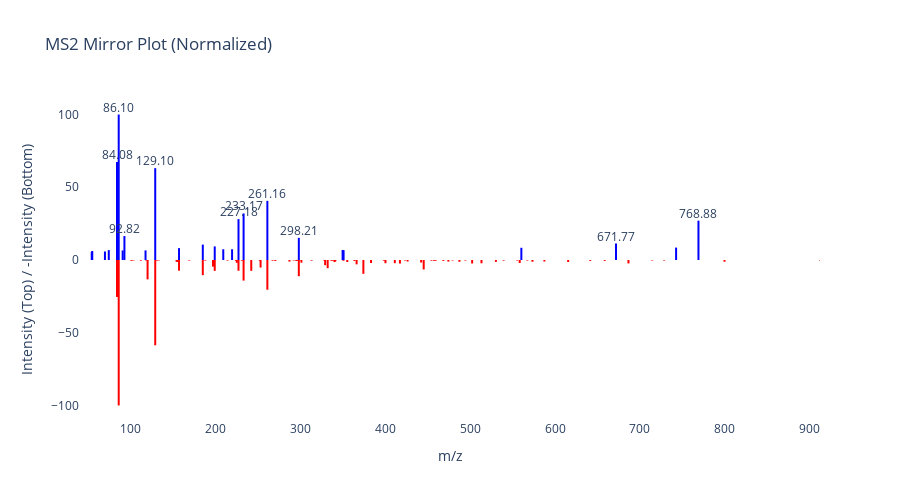

Here is the notebook cell this chart was saved with:
### Code cell
plot_ms2_spectrum(levels[0].centroidedPeaks, get_peaks_from_gnps("CCMSLIB00000579271"))

### Figure 1 — Plotly figure (JSON) as saved in the notebook; plotly's stock layout.template omitted (floating-point values rounded to 4 significant figures)
{"data": [{"hoverinfo": "text", "line": {"color": "blue", "width": 2}, "mode": "lines", "showlegend": false, "text": ["m/z: 54.3164<br>Intensity: 5.52", "m/z: 54.3164<br>Intensity: 5.52"], "type": "scatter", "x": [54.32, 54.32], "y": [0, 5.519]}, {"hoverinfo": "text", "line": {"color": "blue", "width": 2}, "mode": "lines", "showlegend": false, "text": ["m/z: 54.9388<br>Intensity: 6.21", "m/z: 54.9388<br>Intensity: 6.21"], "type": "scatter", "x": [54.94, 54.94], "y": [0, 6.21]}, {"hoverinfo": "text", "line": {"color": "blue", "width": 2}, "mode": "lines", "showlegend": false, "text": ["m/z: 69.8779<br>Intensity: 5.87", "m/z: 69.8779<br>Intensity: 5.87"], "type": "scatter", "x": [69.88, 69.88], "y": [0, 5.87]}, {"hoverinfo": "text", "line": {"color": "blue", "width": 2}, "mode": "lines", "showlegend": false, "text": ["m/z: 74.4166<br>Intensity: 6.80", "m/z: 74.4166<br>Intensity: 6.80"], "type": "scatter", "x": [74.42, 74.42], "y": [0, 6.8]}, {"hoverinfo": "text", "line": {"color": "blue", "width": 2}, "mode": "lines", "showlegend": false, "text": ["m/z: 84.0813<br>Intensity: 67.36", "m/z: 84.0813<br>Intensity: 67.36"], "type": "scatter", "x": [84.08, 84.08], "y": [0, 67.36]}, {"hoverinfo": "text", "line": {"color": "blue", "width": 2}, "mode": "lines", "showlegend": false, "text": ["m/z: 86.0969<br>Intensity: 100.00", "m/z: 86.0969<br>Intensity: 100.00"], "type": "scatter", "x": [86.1, 86.1], "y": [0, 100]}, {"hoverinfo": "text", "line": {"color": "blue", "width": 2}, "mode": "lines", "showlegend": false, "text": ["m/z: 90.7474<br>Intensity: 6.57", "m/z: 90.7474<br>Intensity: 6.57"], "type": "scatter", "x": [90.75, 90.75], "y": [0, 6.568]}, {"hoverinfo": "text", "line": {"color": "blue", "width": 2}, "mode": "lines", "showlegend": false, "text": ["m/z: 92.8212<br>Intensity: 16.48", "m/z: 92.8212<br>Intensity: 16.48"], "type": "scatter", "x": [92.82, 92.82], "y": [0, 16.48]}, {"hoverinfo": "text", "line": {"color": "blue", "width": 2}, "mode": "lines", "showlegend": false, "text": ["m/z: 117.6939<br>Intensity: 6.60", "m/z: 117.6939<br>Intensity: 6.60"], "type": "scatter", "x": [117.7, 117.7], "y": [0, 6.596]}, {"hoverinfo": "text", "line": {"color": "blue", "width": 2}, "mode": "lines", "showlegend": false, "text": ["m/z: 129.1023<br>Intensity: 63.13", "m/z: 129.1023<br>Intensity: 63.13"], "type": "scatter", "x": [129.1, 129.1], "y": [0, 63.13]}, {"hoverinfo": "text", "line": {"color": "blue", "width": 2}, "mode": "lines", "showlegend": false, "text": ["m/z: 157.1337<br>Intensity: 8.15", "m/z: 157.1337<br>Intensity: 8.15"], "type": "scatter", "x": [157.1, 157.1], "y": [0, 8.151]}, {"hoverinfo": "text", "line": {"color": "blue", "width": 2}, "mode": "lines", "showlegend": false, "text": ["m/z: 185.1288<br>Intensity: 10.59", "m/z: 185.1288<br>Intensity: 10.59"], "type": "scatter", "x": [185.1, 185.1], "y": [0, 10.59]}, {"hoverinfo": "text", "line": {"color": "blue", "width": 2}, "mode": "lines", "showlegend": false, "text": ["m/z: 199.1803<br>Intensity: 9.35", "m/z: 199.1803<br>Intensity: 9.35"], "type": "scatter", "x": [199.2, 199.2], "y": [0, 9.353]}, {"hoverinfo": "text", "line": {"color": "blue", "width": 2}, "mode": "lines", "showlegend": false, "text": ["m/z: 209.2352<br>Intensity: 7.39", "m/z: 209.2352<br>Intensity: 7.39"], "type": "scatter", "x": [209.2, 209.2], "y": [0, 7.388]}, {"hoverinfo": "text", "line": {"color": "blue", "width": 2}, "mode": "lines", "showlegend": false, "text": ["m/z: 219.6163<br>Intensity: 7.39", "m/z: 219.6163<br>Intensity: 7.39"], "type": "scatter", "x": [219.6, 219.6], "y": [0, 7.386]}, {"hoverinfo": "text", "line": {"color": "blue", "width": 2}, "mode": "lines", "showlegend": false, "text": ["m/z: 227.1754<br>Intensity: 28.13", "m/z: 227.1754<br>Intensity: 28.13"], "type": "scatter", "x": [227.2, 227.2], "y": [0, 28.13]}, {"hoverinfo": "text", "line": {"color": "blue", "width": 2}, "mode": "lines", "showlegend": false, "text": ["m/z: 233.1652<br>Intensity: 32.02", "m/z: 233.1652<br>Intensity: 32.02"], "type": "scatter", "x": [233.2, 233.2], "y": [0, 32.02]}, {"hoverinfo": "text", "line": {"color": "blue", "width": 2}, "mode": "lines", "showlegend": false, "text": ["m/z: 261.1598<br>Intensity: 40.67", "m/z: 261.1598<br>Intensity: 40.67"], "type": "scatter", "x": [261.2, 261.2], "y": [0, 40.67]}, {"hoverinfo": "text", "line": {"color": "blue", "width": 2}, "mode": "lines", "showlegend": false, "text": ["m/z: 298.2135<br>Intensity: 15.24", "m/z: 298.2135<br>Intensity: 15.24"], "type": "scatter", "x": [298.2, 298.2], "y": [0, 15.24]}, {"hoverinfo": "text", "line": {"color": "blue", "width": 2}, "mode": "lines", "showlegend": false, "text": ["m/z: 349.7798<br>Intensity: 6.90", "m/z: 349.7798<br>Intensity: 6.90"], "type": "scatter", "x": [349.8, 349.8], "y": [0, 6.896]}, {"hoverinfo": "text", "line": {"color": "blue", "width": 2}, "mode": "lines", "showlegend": false, "text": ["m/z: 350.9491<br>Intensity: 6.76", "m/z: 350.9491<br>Intensity: 6.76"], "type": "scatter", "x": [350.9, 350.9], "y": [0, 6.764]}, {"hoverinfo": "text", "line": {"color": "blue", "width": 2}, "mode": "lines", "showlegend": false, "text": ["m/z: 560.3007<br>Intensity: 8.41", "m/z: 560.3007<br>Intensity: 8.41"], "type": "scatter", "x": [560.3, 560.3], "y": [0, 8.405]}, {"hoverinfo": "text", "line": {"color": "blue", "width": 2}, "mode": "lines", "showlegend": false, "text": ["m/z: 671.7660<br>Intensity: 11.26", "m/z: 671.7660<br>Intensity: 11.26"], "type": "scatter", "x": [671.8, 671.8], "y": [0, 11.26]}, {"hoverinfo": "text", "line": {"color": "blue", "width": 2}, "mode": "lines", "showlegend": false, "text": ["m/z: 742.5530<br>Intensity: 8.53", "m/z: 742.5530<br>Intensity: 8.53"], "type": "scatter", "x": [742.6, 742.6], "y": [0, 8.533]}, {"hoverinfo": "text", "line": {"color": "blue", "width": 2}, "mode": "lines", "showlegend": false, "text": ["m/z: 768.8823<br>Intensity: 27.05", "m/z: 768.8823<br>Intensity: 27.05"], "type": "scatter", "x": [768.9, 768.9], "y": [0, 27.05]}, {"hoverinfo": "skip", "mode": "text", "showlegend": false, "text": ["86.10"], "textposition": "top center", "type": "scatter", "x": [86.1], "y": [100]}, {"hoverinfo": "skip", "mode": "text", "showlegend": false, "text": ["84.08"], "textposition": "top center", "type": "scatter", "x": [84.08], "y": [67.36]}, {"hoverinfo": "skip", "mode": "text", "showlegend": false, "text": ["129.10"], "textposition": "top center", "type": "scatter", "x": [129.1], "y": [63.13]}, {"hoverinfo": "skip", "mode": "text", "showlegend": false, "text": ["261.16"], "textposition": "top center", "type": "scatter", "x": [261.2], "y": [40.67]}, {"hoverinfo": "skip", "mode": "text", "showlegend": false, "text": ["233.17"], "textposition": "top center", "type": "scatter", "x": [233.2], "y": [32.02]}, {"hoverinfo": "skip", "mode": "text", "showlegend": false, "text": ["227.18"], "textposition": "top center", "type": "scatter", "x": [227.2], "y": [28.13]}, {"hoverinfo": "skip", "mode": "text", "showlegend": false, "text": ["768.88"], "textposition": "top center", "type": "scatter", "x": [768.9], "y": [27.05]}, {"hoverinfo": "skip", "mode": "text", "showlegend": false, "text": ["92.82"], "textposition": "top center", "type": "scatter", "x": [92.82], "y": [16.48]}, {"hoverinfo": "skip", "mode": "text", "showlegend": false, "text": ["298.21"], "textposition": "top center", "type": "scatter", "x": [298.2], "y": [15.24]}, {"hoverinfo": "skip", "mode": "text", "showlegend": false, "text": ["671.77"], "textposition": "top center", "type": "scatter", "x": [671.8], "y": [11.26]}, {"hoverinfo": "text", "line": {"color": "red", "width": 2}, "mode": "lines", "showlegend": false, "text": ["m/z: 84.0810<br>Intensity: 25.42", "m/z: 84.0810<br>Intensity: 25.42"], "type": "scatter", "x": [84.08, 84.08], "y": [0, -25.42]}, {"hoverinfo": "text", "line": {"color": "red", "width": 2}, "mode": "lines", "showlegend": false, "text": ["m/z: 84.0869<br>Intensity: 0.50", "m/z: 84.0869<br>Intensity: 0.50"], "type": "scatter", "x": [84.09, 84.09], "y": [0, -0.5006]}, {"hoverinfo": "text", "line": {"color": "red", "width": 2}, "mode": "lines", "showlegend": false, "text": ["m/z: 86.0969<br>Intensity: 100.00", "m/z: 86.0969<br>Intensity: 100.00"], "type": "scatter", "x": [86.1, 86.1], "y": [0, -100]}, {"hoverinfo": "text", "line": {"color": "red", "width": 2}, "mode": "lines", "showlegend": false, "text": ["m/z: 101.1081<br>Intensity: 0.61", "m/z: 101.1081<br>Intensity: 0.61"], "type": "scatter", "x": [101.1, 101.1], "y": [0, -0.614]}, {"hoverinfo": "text", "line": {"color": "red", "width": 2}, "mode": "lines", "showlegend": false, "text": ["m/z: 103.4979<br>Intensity: 0.30", "m/z: 103.4979<br>Intensity: 0.30"], "type": "scatter", "x": [103.5, 103.5], "y": [0, -0.2963]}, {"hoverinfo": "text", "line": {"color": "red", "width": 2}, "mode": "lines", "showlegend": false, "text": ["m/z: 112.1127<br>Intensity: 0.34", "m/z: 112.1127<br>Intensity: 0.34"], "type": "scatter", "x": [112.1, 112.1], "y": [0, -0.343]}, {"hoverinfo": "text", "line": {"color": "red", "width": 2}, "mode": "lines", "showlegend": false, "text": ["m/z: 112.2276<br>Intensity: 0.26", "m/z: 112.2276<br>Intensity: 0.26"], "type": "scatter", "x": [112.2, 112.2], "y": [0, -0.2628]}, {"hoverinfo": "text", "line": {"color": "red", "width": 2}, "mode": "lines", "showlegend": false, "text": ["m/z: 118.2286<br>Intensity: 0.30", "m/z: 118.2286<br>Intensity: 0.30"], "type": "scatter", "x": [118.2, 118.2], "y": [0, -0.301]}, {"hoverinfo": "text", "line": {"color": "red", "width": 2}, "mode": "lines", "showlegend": false, "text": ["m/z: 120.0815<br>Intensity: 13.33", "m/z: 120.0815<br>Intensity: 13.33"], "type": "scatter", "x": [120.1, 120.1], "y": [0, -13.33]}, {"hoverinfo": "text", "line": {"color": "red", "width": 2}, "mode": "lines", "showlegend": false, "text": ["m/z: 120.0904<br>Intensity: 0.35", "m/z: 120.0904<br>Intensity: 0.35"], "type": "scatter", "x": [120.1, 120.1], "y": [0, -0.3479]}, {"hoverinfo": "text", "line": {"color": "red", "width": 2}, "mode": "lines", "showlegend": false, "text": ["m/z: 129.1023<br>Intensity: 58.64", "m/z: 129.1023<br>Intensity: 58.64"], "type": "scatter", "x": [129.1, 129.1], "y": [0, -58.64]}, {"hoverinfo": "text", "line": {"color": "red", "width": 2}, "mode": "lines", "showlegend": false, "text": ["m/z: 131.1182<br>Intensity: 0.39", "m/z: 131.1182<br>Intensity: 0.39"], "type": "scatter", "x": [131.1, 131.1], "y": [0, -0.3889]}, {"hoverinfo": "text", "line": {"color": "red", "width": 2}, "mode": "lines", "showlegend": false, "text": ["m/z: 133.3261<br>Intensity: 0.30", "m/z: 133.3261<br>Intensity: 0.30"], "type": "scatter", "x": [133.3, 133.3], "y": [0, -0.2976]}, {"hoverinfo": "text", "line": {"color": "red", "width": 2}, "mode": "lines", "showlegend": false, "text": ["m/z: 154.1586<br>Intensity: 1.06", "m/z: 154.1586<br>Intensity: 1.06"], "type": "scatter", "x": [154.2, 154.2], "y": [0, -1.058]}, {"hoverinfo": "text", "line": {"color": "red", "width": 2}, "mode": "lines", "showlegend": false, "text": ["m/z: 155.1070<br>Intensity: 0.27", "m/z: 155.1070<br>Intensity: 0.27"], "type": "scatter", "x": [155.1, 155.1], "y": [0, -0.2651]}, {"hoverinfo": "text", "line": {"color": "red", "width": 2}, "mode": "lines", "showlegend": false, "text": ["m/z: 155.1180<br>Intensity: 1.37", "m/z: 155.1180<br>Intensity: 1.37"], "type": "scatter", "x": [155.1, 155.1], "y": [0, -1.372]}, {"hoverinfo": "text", "line": {"color": "red", "width": 2}, "mode": "lines", "showlegend": false, "text": ["m/z: 157.1330<br>Intensity: 7.36", "m/z: 157.1330<br>Intensity: 7.36"], "type": "scatter", "x": [157.1, 157.1], "y": [0, -7.36]}, {"hoverinfo": "text", "line": {"color": "red", "width": 2}, "mode": "lines", "showlegend": false, "text": ["m/z: 169.1710<br>Intensity: 0.41", "m/z: 169.1710<br>Intensity: 0.41"], "type": "scatter", "x": [169.2, 169.2], "y": [0, -0.4053]}, {"hoverinfo": "text", "line": {"color": "red", "width": 2}, "mode": "lines", "showlegend": false, "text": ["m/z: 185.1284<br>Intensity: 10.42", "m/z: 185.1284<br>Intensity: 10.42"], "type": "scatter", "x": [185.1, 185.1], "y": [0, -10.42]}, {"hoverinfo": "text", "line": {"color": "red", "width": 2}, "mode": "lines", "showlegend": false, "text": ["m/z: 188.1441<br>Intensity: 0.43", "m/z: 188.1441<br>Intensity: 0.43"], "type": "scatter", "x": [188.1, 188.1], "y": [0, -0.428]}, {"hoverinfo": "text", "line": {"color": "red", "width": 2}, "mode": "lines", "showlegend": false, "text": ["m/z: 197.1655<br>Intensity: 4.54", "m/z: 197.1655<br>Intensity: 4.54"], "type": "scatter", "x": [197.2, 197.2], "y": [0, -4.543]}, {"hoverinfo": "text", "line": {"color": "red", "width": 2}, "mode": "lines", "showlegend": false, "text": ["m/z: 199.1794<br>Intensity: 7.48", "m/z: 199.1794<br>Intensity: 7.48"], "type": "scatter", "x": [199.2, 199.2], "y": [0, -7.482]}, {"hoverinfo": "text", "line": {"color": "red", "width": 2}, "mode": "lines", "showlegend": false, "text": ["m/z: 214.1927<br>Intensity: 0.41", "m/z: 214.1927<br>Intensity: 0.41"], "type": "scatter", "x": [214.2, 214.2], "y": [0, -0.405]}, {"hoverinfo": "text", "line": {"color": "red", "width": 2}, "mode": "lines", "showlegend": false, "text": ["m/z: 224.1777<br>Intensity: 0.59", "m/z: 224.1777<br>Intensity: 0.59"], "type": "scatter", "x": [224.2, 224.2], "y": [0, -0.5853]}, {"hoverinfo": "text", "line": {"color": "red", "width": 2}, "mode": "lines", "showlegend": false, "text": ["m/z: 225.1615<br>Intensity: 0.42", "m/z: 225.1615<br>Intensity: 0.42"], "type": "scatter", "x": [225.2, 225.2], "y": [0, -0.4193]}, {"hoverinfo": "text", "line": {"color": "red", "width": 2}, "mode": "lines", "showlegend": false, "text": ["m/z: 225.1955<br>Intensity: 1.94", "m/z: 225.1955<br>Intensity: 1.94"], "type": "scatter", "x": [225.2, 225.2], "y": [0, -1.943]}, {"hoverinfo": "text", "line": {"color": "red", "width": 2}, "mode": "lines", "showlegend": false, "text": ["m/z: 227.1742<br>Intensity: 7.40", "m/z: 227.1742<br>Intensity: 7.40"], "type": "scatter", "x": [227.2, 227.2], "y": [0, -7.395]}, {"hoverinfo": "text", "line": {"color": "red", "width": 2}, "mode": "lines", "showlegend": false, "text": ["m/z: 231.1496<br>Intensity: 0.47", "m/z: 231.1496<br>Intensity: 0.47"], "type": "scatter", "x": [231.1, 231.1], "y": [0, -0.468]}, {"hoverinfo": "text", "line": {"color": "red", "width": 2}, "mode": "lines", "showlegend": false, "text": ["m/z: 233.1656<br>Intensity: 14.15", "m/z: 233.1656<br>Intensity: 14.15"], "type": "scatter", "x": [233.2, 233.2], "y": [0, -14.15]}, {"hoverinfo": "text", "line": {"color": "red", "width": 2}, "mode": "lines", "showlegend": false, "text": ["m/z: 242.1863<br>Intensity: 7.45", "m/z: 242.1863<br>Intensity: 7.45"], "type": "scatter", "x": [242.2, 242.2], "y": [0, -7.451]}, {"hoverinfo": "text", "line": {"color": "red", "width": 2}, "mode": "lines", "showlegend": false, "text": ["m/z: 252.1700<br>Intensity: 0.51", "m/z: 252.1700<br>Intensity: 0.51"], "type": "scatter", "x": [252.2, 252.2], "y": [0, -0.5081]}, {"hoverinfo": "text", "line": {"color": "red", "width": 2}, "mode": "lines", "showlegend": false, "text": ["m/z: 253.1906<br>Intensity: 5.18", "m/z: 253.1906<br>Intensity: 5.18"], "type": "scatter", "x": [253.2, 253.2], "y": [0, -5.185]}, {"hoverinfo": "text", "line": {"color": "red", "width": 2}, "mode": "lines", "showlegend": false, "text": ["m/z: 261.1583<br>Intensity: 20.44", "m/z: 261.1583<br>Intensity: 20.44"], "type": "scatter", "x": [261.2, 261.2], "y": [0, -20.44]}, {"hoverinfo": "text", "line": {"color": "red", "width": 2}, "mode": "lines", "showlegend": false, "text": ["m/z: 267.2438<br>Intensity: 0.49", "m/z: 267.2438<br>Intensity: 0.49"], "type": "scatter", "x": [267.2, 267.2], "y": [0, -0.4914]}, {"hoverinfo": "text", "line": {"color": "red", "width": 2}, "mode": "lines", "showlegend": false, "text": ["m/z: 270.1810<br>Intensity: 0.52", "m/z: 270.1810<br>Intensity: 0.52"], "type": "scatter", "x": [270.2, 270.2], "y": [0, -0.5222]}, {"hoverinfo": "text", "line": {"color": "red", "width": 2}, "mode": "lines", "showlegend": false, "text": ["m/z: 271.1440<br>Intensity: 0.32", "m/z: 271.1440<br>Intensity: 0.32"], "type": "scatter", "x": [271.1, 271.1], "y": [0, -0.3218]}, {"hoverinfo": "text", "line": {"color": "red", "width": 2}, "mode": "lines", "showlegend": false, "text": ["m/z: 287.1780<br>Intensity: 1.10", "m/z: 287.1780<br>Intensity: 1.10"], "type": "scatter", "x": [287.2, 287.2], "y": [0, -1.099]}, {"hoverinfo": "text", "line": {"color": "red", "width": 2}, "mode": "lines", "showlegend": false, "text": ["m/z: 292.2434<br>Intensity: 0.32", "m/z: 292.2434<br>Intensity: 0.32"], "type": "scatter", "x": [292.2, 292.2], "y": [0, -0.321]}, {"hoverinfo": "text", "line": {"color": "red", "width": 2}, "mode": "lines", "showlegend": false, "text": ["m/z: 295.2375<br>Intensity: 0.69", "m/z: 295.2375<br>Intensity: 0.69"], "type": "scatter", "x": [295.2, 295.2], "y": [0, -0.6873]}, {"hoverinfo": "text", "line": {"color": "red", "width": 2}, "mode": "lines", "showlegend": false, "text": ["m/z: 296.1974<br>Intensity: 0.54", "m/z: 296.1974<br>Intensity: 0.54"], "type": "scatter", "x": [296.2, 296.2], "y": [0, -0.5426]}, {"hoverinfo": "text", "line": {"color": "red", "width": 2}, "mode": "lines", "showlegend": false, "text": ["m/z: 298.2136<br>Intensity: 11.14", "m/z: 298.2136<br>Intensity: 11.14"], "type": "scatter", "x": [298.2, 298.2], "y": [0, -11.14]}, {"hoverinfo": "text", "line": {"color": "red", "width": 2}, "mode": "lines", "showlegend": false, "text": ["m/z: 301.2264<br>Intensity: 1.84", "m/z: 301.2264<br>Intensity: 1.84"], "type": "scatter", "x": [301.2, 301.2], "y": [0, -1.843]}, {"hoverinfo": "text", "line": {"color": "red", "width": 2}, "mode": "lines", "showlegend": false, "text": ["m/z: 313.2219<br>Intensity: 0.47", "m/z: 313.2219<br>Intensity: 0.47"], "type": "scatter", "x": [313.2, 313.2], "y": [0, -0.4677]}, {"hoverinfo": "text", "line": {"color": "red", "width": 2}, "mode": "lines", "showlegend": false, "text": ["m/z: 328.2492<br>Intensity: 0.46", "m/z: 328.2492<br>Intensity: 0.46"], "type": "scatter", "x": [328.2, 328.2], "y": [0, -0.4554]}, {"hoverinfo": "text", "line": {"color": "red", "width": 2}, "mode": "lines", "showlegend": false, "text": ["m/z: 329.2210<br>Intensity: 3.59", "m/z: 329.2210<br>Intensity: 3.59"], "type": "scatter", "x": [329.2, 329.2], "y": [0, -3.587]}, {"hoverinfo": "text", "line": {"color": "red", "width": 2}, "mode": "lines", "showlegend": false, "text": ["m/z: 332.1990<br>Intensity: 5.63", "m/z: 332.1990<br>Intensity: 5.63"], "type": "scatter", "x": [332.2, 332.2], "y": [0, -5.635]}, {"hoverinfo": "text", "line": {"color": "red", "width": 2}, "mode": "lines", "showlegend": false, "text": ["m/z: 335.7189<br>Intensity: 0.32", "m/z: 335.7189<br>Intensity: 0.32"], "type": "scatter", "x": [335.7, 335.7], "y": [0, -0.3179]}, {"hoverinfo": "text", "line": {"color": "red", "width": 2}, "mode": "lines", "showlegend": false, "text": ["m/z: 337.2588<br>Intensity: 0.35", "m/z: 337.2588<br>Intensity: 0.35"], "type": "scatter", "x": [337.3, 337.3], "y": [0, -0.3497]}, {"hoverinfo": "text", "line": {"color": "red", "width": 2}, "mode": "lines", "showlegend": false, "text": ["m/z: 338.2479<br>Intensity: 0.44", "m/z: 338.2479<br>Intensity: 0.44"], "type": "scatter", "x": [338.2, 338.2], "y": [0, -0.4379]}, {"hoverinfo": "text", "line": {"color": "red", "width": 2}, "mode": "lines", "showlegend": false, "text": ["m/z: 340.2632<br>Intensity: 1.42", "m/z: 340.2632<br>Intensity: 1.42"], "type": "scatter", "x": [340.3, 340.3], "y": [0, -1.424]}, {"hoverinfo": "text", "line": {"color": "red", "width": 2}, "mode": "lines", "showlegend": false, "text": ["m/z: 341.2178<br>Intensity: 0.99", "m/z: 341.2178<br>Intensity: 0.99"], "type": "scatter", "x": [341.2, 341.2], "y": [0, -0.9913]}, {"hoverinfo": "text", "line": {"color": "red", "width": 2}, "mode": "lines", "showlegend": false, "text": ["m/z: 350.7579<br>Intensity: 0.55", "m/z: 350.7579<br>Intensity: 0.55"], "type": "scatter", "x": [350.8, 350.8], "y": [0, -0.5457]}, {"hoverinfo": "text", "line": {"color": "red", "width": 2}, "mode": "lines", "showlegend": false, "text": ["m/z: 355.2686<br>Intensity: 1.40", "m/z: 355.2686<br>Intensity: 1.40"], "type": "scatter", "x": [355.3, 355.3], "y": [0, -1.397]}, {"hoverinfo": "text", "line": {"color": "red", "width": 2}, "mode": "lines", "showlegend": false, "text": ["m/z: 363.7707<br>Intensity: 0.68", "m/z: 363.7707<br>Intensity: 0.68"], "type": "scatter", "x": [363.8, 363.8], "y": [0, -0.6832]}, {"hoverinfo": "text", "line": {"color": "red", "width": 2}, "mode": "lines", "showlegend": false, "text": ["m/z: 366.2760<br>Intensity: 2.97", "m/z: 366.2760<br>Intensity: 2.97"], "type": "scatter", "x": [366.3, 366.3], "y": [0, -2.971]}, {"hoverinfo": "text", "line": {"color": "red", "width": 2}, "mode": "lines", "showlegend": false, "text": ["m/z: 374.2447<br>Intensity: 9.49", "m/z: 374.2447<br>Intensity: 9.49"], "type": "scatter", "x": [374.2, 374.2], "y": [0, -9.494]}, {"hoverinfo": "text", "line": {"color": "red", "width": 2}, "mode": "lines", "showlegend": false, "text": ["m/z: 383.2637<br>Intensity: 0.63", "m/z: 383.2637<br>Intensity: 0.63"], "type": "scatter", "x": [383.3, 383.3], "y": [0, -0.6346]}, {"hoverinfo": "text", "line": {"color": "red", "width": 2}, "mode": "lines", "showlegend": false, "text": ["m/z: 383.3101<br>Intensity: 2.08", "m/z: 383.3101<br>Intensity: 2.08"], "type": "scatter", "x": [383.3, 383.3], "y": [0, -2.084]}, {"hoverinfo": "text", "line": {"color": "red", "width": 2}, "mode": "lines", "showlegend": false, "text": ["m/z: 398.3113<br>Intensity: 0.31", "m/z: 398.3113<br>Intensity: 0.31"], "type": "scatter", "x": [398.3, 398.3], "y": [0, -0.3099]}, {"hoverinfo": "text", "line": {"color": "red", "width": 2}, "mode": "lines", "showlegend": false, "text": ["m/z: 398.7415<br>Intensity: 0.35", "m/z: 398.7415<br>Intensity: 0.35"], "type": "scatter", "x": [398.7, 398.7], "y": [0, -0.3467]}, {"hoverinfo": "text", "line": {"color": "red", "width": 2}, "mode": "lines", "showlegend": false, "text": ["m/z: 400.2637<br>Intensity: 2.20", "m/z: 400.2637<br>Intensity: 2.20"], "type": "scatter", "x": [400.3, 400.3], "y": [0, -2.197]}, {"hoverinfo": "text", "line": {"color": "red", "width": 2}, "mode": "lines", "showlegend": false, "text": ["m/z: 411.2916<br>Intensity: 2.19", "m/z: 411.2916<br>Intensity: 2.19"], "type": "scatter", "x": [411.3, 411.3], "y": [0, -2.189]}, {"hoverinfo": "text", "line": {"color": "red", "width": 2}, "mode": "lines", "showlegend": false, "text": ["m/z: 417.2921<br>Intensity: 2.46", "m/z: 417.2921<br>Intensity: 2.46"], "type": "scatter", "x": [417.3, 417.3], "y": [0, -2.459]}, {"hoverinfo": "text", "line": {"color": "red", "width": 2}, "mode": "lines", "showlegend": false, "text": ["m/z: 423.3346<br>Intensity: 0.38", "m/z: 423.3346<br>Intensity: 0.38"], "type": "scatter", "x": [423.3, 423.3], "y": [0, -0.3801]}, {"hoverinfo": "text", "line": {"color": "red", "width": 2}, "mode": "lines", "showlegend": false, "text": ["m/z: 426.3079<br>Intensity: 1.05", "m/z: 426.3079<br>Intensity: 1.05"], "type": "scatter", "x": [426.3, 426.3], "y": [0, -1.046]}, {"hoverinfo": "text", "line": {"color": "red", "width": 2}, "mode": "lines", "showlegend": false, "text": ["m/z: 442.3075<br>Intensity: 1.74", "m/z: 442.3075<br>Intensity: 1.74"], "type": "scatter", "x": [442.3, 442.3], "y": [0, -1.745]}, {"hoverinfo": "text", "line": {"color": "red", "width": 2}, "mode": "lines", "showlegend": false, "text": ["m/z: 445.2773<br>Intensity: 6.51", "m/z: 445.2773<br>Intensity: 6.51"], "type": "scatter", "x": [445.3, 445.3], "y": [0, -6.514]}, {"hoverinfo": "text", "line": {"color": "red", "width": 2}, "mode": "lines", "showlegend": false, "text": ["m/z: 454.2988<br>Intensity: 0.47", "m/z: 454.2988<br>Intensity: 0.47"], "type": "scatter", "x": [454.3, 454.3], "y": [0, -0.4667]}, {"hoverinfo": "text", "line": {"color": "red", "width": 2}, "mode": "lines", "showlegend": false, "text": ["m/z: 457.3172<br>Intensity: 0.56", "m/z: 457.3172<br>Intensity: 0.56"], "type": "scatter", "x": [457.3, 457.3], "y": [0, -0.5572]}, {"hoverinfo": "text", "line": {"color": "red", "width": 2}, "mode": "lines", "showlegend": false, "text": ["m/z: 459.3368<br>Intensity: 0.53", "m/z: 459.3368<br>Intensity: 0.53"], "type": "scatter", "x": [459.3, 459.3], "y": [0, -0.5328]}, {"hoverinfo": "text", "line": {"color": "red", "width": 2}, "mode": "lines", "showlegend": false, "text": ["m/z: 468.3574<br>Intensity: 0.61", "m/z: 468.3574<br>Intensity: 0.61"], "type": "scatter", "x": [468.4, 468.4], "y": [0, -0.6129]}, {"hoverinfo": "text", "line": {"color": "red", "width": 2}, "mode": "lines", "showlegend": false, "text": ["m/z: 474.3463<br>Intensity: 1.09", "m/z: 474.3463<br>Intensity: 1.09"], "type": "scatter", "x": [474.3, 474.3], "y": [0, -1.092]}, {"hoverinfo": "text", "line": {"color": "red", "width": 2}, "mode": "lines", "showlegend": false, "text": ["m/z: 479.3539<br>Intensity: 0.34", "m/z: 479.3539<br>Intensity: 0.34"], "type": "scatter", "x": [479.4, 479.4], "y": [0, -0.3406]}, {"hoverinfo": "text", "line": {"color": "red", "width": 2}, "mode": "lines", "showlegend": false, "text": ["m/z: 487.3263<br>Intensity: 1.24", "m/z: 487.3263<br>Intensity: 1.24"], "type": "scatter", "x": [487.3, 487.3], "y": [0, -1.24]}, {"hoverinfo": "text", "line": {"color": "red", "width": 2}, "mode": "lines", "showlegend": false, "text": ["m/z: 494.3713<br>Intensity: 0.40", "m/z: 494.3713<br>Intensity: 0.40"], "type": "scatter", "x": [494.4, 494.4], "y": [0, -0.3952]}, {"hoverinfo": "text", "line": {"color": "red", "width": 2}, "mode": "lines", "showlegend": false, "text": ["m/z: 502.3423<br>Intensity: 2.39", "m/z: 502.3423<br>Intensity: 2.39"], "type": "scatter", "x": [502.3, 502.3], "y": [0, -2.389]}, {"hoverinfo": "text", "line": {"color": "red", "width": 2}, "mode": "lines", "showlegend": false, "text": ["m/z: 513.3430<br>Intensity: 2.25", "m/z: 513.3430<br>Intensity: 2.25"], "type": "scatter", "x": [513.3, 513.3], "y": [0, -2.247]}, {"hoverinfo": "text", "line": {"color": "red", "width": 2}, "mode": "lines", "showlegend": false, "text": ["m/z: 530.3372<br>Intensity: 1.28", "m/z: 530.3372<br>Intensity: 1.28"], "type": "scatter", "x": [530.3, 530.3], "y": [0, -1.284]}, {"hoverinfo": "text", "line": {"color": "red", "width": 2}, "mode": "lines", "showlegend": false, "text": ["m/z: 539.3949<br>Intensity: 0.42", "m/z: 539.3949<br>Intensity: 0.42"], "type": "scatter", "x": [539.4, 539.4], "y": [0, -0.422]}, {"hoverinfo": "text", "line": {"color": "red", "width": 2}, "mode": "lines", "showlegend": false, "text": ["m/z: 555.3792<br>Intensity: 0.38", "m/z: 555.3792<br>Intensity: 0.38"], "type": "scatter", "x": [555.4, 555.4], "y": [0, -0.3786]}, {"hoverinfo": "text", "line": {"color": "red", "width": 2}, "mode": "lines", "showlegend": false, "text": ["m/z: 558.3685<br>Intensity: 2.07", "m/z: 558.3685<br>Intensity: 2.07"], "type": "scatter", "x": [558.4, 558.4], "y": [0, -2.066]}, {"hoverinfo": "text", "line": {"color": "red", "width": 2}, "mode": "lines", "showlegend": false, "text": ["m/z: 567.3895<br>Intensity: 0.39", "m/z: 567.3895<br>Intensity: 0.39"], "type": "scatter", "x": [567.4, 567.4], "y": [0, -0.3933]}, {"hoverinfo": "text", "line": {"color": "red", "width": 2}, "mode": "lines", "showlegend": false, "text": ["m/z: 573.3718<br>Intensity: 1.22", "m/z: 573.3718<br>Intensity: 1.22"], "type": "scatter", "x": [573.4, 573.4], "y": [0, -1.216]}, {"hoverinfo": "text", "line": {"color": "red", "width": 2}, "mode": "lines", "showlegend": false, "text": ["m/z: 587.4295<br>Intensity: 1.07", "m/z: 587.4295<br>Intensity: 1.07"], "type": "scatter", "x": [587.4, 587.4], "y": [0, -1.065]}, {"hoverinfo": "text", "line": {"color": "red", "width": 2}, "mode": "lines", "showlegend": false, "text": ["m/z: 615.4288<br>Intensity: 1.37", "m/z: 615.4288<br>Intensity: 1.37"], "type": "scatter", "x": [615.4, 615.4], "y": [0, -1.37]}, {"hoverinfo": "text", "line": {"color": "red", "width": 2}, "mode": "lines", "showlegend": false, "text": ["m/z: 641.4380<br>Intensity: 0.64", "m/z: 641.4380<br>Intensity: 0.64"], "type": "scatter", "x": [641.4, 641.4], "y": [0, -0.6412]}, {"hoverinfo": "text", "line": {"color": "red", "width": 2}, "mode": "lines", "showlegend": false, "text": ["m/z: 658.4738<br>Intensity: 0.62", "m/z: 658.4738<br>Intensity: 0.62"], "type": "scatter", "x": [658.5, 658.5], "y": [0, -0.6158]}, {"hoverinfo": "text", "line": {"color": "red", "width": 2}, "mode": "lines", "showlegend": false, "text": ["m/z: 686.4514<br>Intensity: 2.36", "m/z: 686.4514<br>Intensity: 2.36"], "type": "scatter", "x": [686.5, 686.5], "y": [0, -2.356]}, {"hoverinfo": "text", "line": {"color": "red", "width": 2}, "mode": "lines", "showlegend": false, "text": ["m/z: 714.4582<br>Intensity: 0.36", "m/z: 714.4582<br>Intensity: 0.36"], "type": "scatter", "x": [714.5, 714.5], "y": [0, -0.3572]}, {"hoverinfo": "text", "line": {"color": "red", "width": 2}, "mode": "lines", "showlegend": false, "text": ["m/z: 728.5012<br>Intensity: 0.39", "m/z: 728.5012<br>Intensity: 0.39"], "type": "scatter", "x": [728.5, 728.5], "y": [0, -0.3865]}, {"hoverinfo": "text", "line": {"color": "red", "width": 2}, "mode": "lines", "showlegend": false, "text": ["m/z: 799.5364<br>Intensity: 1.20", "m/z: 799.5364<br>Intensity: 1.20"], "type": "scatter", "x": [799.5, 799.5], "y": [0, -1.198]}, {"hoverinfo": "text", "line": {"color": "red", "width": 2}, "mode": "lines", "showlegend": false, "text": ["m/z: 912.0276<br>Intensity: 0.32", "m/z: 912.0276<br>Intensity: 0.32"], "type": "scatter", "x": [912.0, 912.0], "y": [0, -0.3212]}], "layout": {"height": 500, "plot_bgcolor": "white", "title": {"text": "MS2 Mirror Plot (Normalized)"}, "xaxis": {"title": {"text": "m/z"}}, "yaxis": {"range": [-110, 110], "title": {"text": "Intensity (Top) / -Intensity (Bottom)"}}}}
